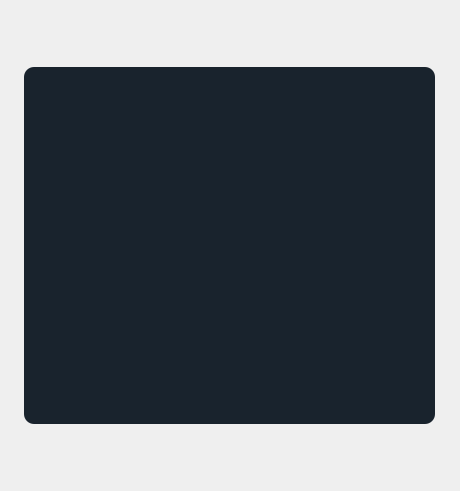
<?xml version="1.0" encoding="UTF-8"?>
<ui version="4.0">
 <class>Form</class>
 <widget class="QWidget" name="Form">
  <property name="geometry">
   <rect>
    <x>0</x>
    <y>0</y>
    <width>460</width>
    <height>491</height>
   </rect>
  </property>
  <property name="windowTitle">
   <string>Form</string>
  </property>
  <layout class="QVBoxLayout" name="verticalLayout">
   <item>
    <widget class="QLabel" name="label">
     <property name="minimumSize">
      <size>
       <width>0</width>
       <height>50</height>
      </size>
     </property>
     <property name="text">
      <string/>
     </property>
    </widget>
   </item>
   <item alignment="Qt::AlignHCenter">
    <widget class="QTextEdit" name="txtEdit_preg">
     <property name="minimumSize">
      <size>
       <width>411</width>
       <height>351</height>
      </size>
     </property>
     <property name="maximumSize">
      <size>
       <width>1000</width>
       <height>1000</height>
      </size>
     </property>
     <property name="styleSheet">
      <string notr="true">  background-color: #19232D;
  border: 0px solid #32414B;
  padding: 0px;
  color: #F0F0F0;
  selection-background-color: #1464A0;
  selection-color: #F0F0F0;

	border-radius: 10;</string>
     </property>
    </widget>
   </item>
   <item>
    <widget class="QLabel" name="label_2">
     <property name="minimumSize">
      <size>
       <width>0</width>
       <height>50</height>
      </size>
     </property>
     <property name="text">
      <string/>
     </property>
    </widget>
   </item>
  </layout>
 </widget>
 <resources/>
 <connections/>
</ui>
